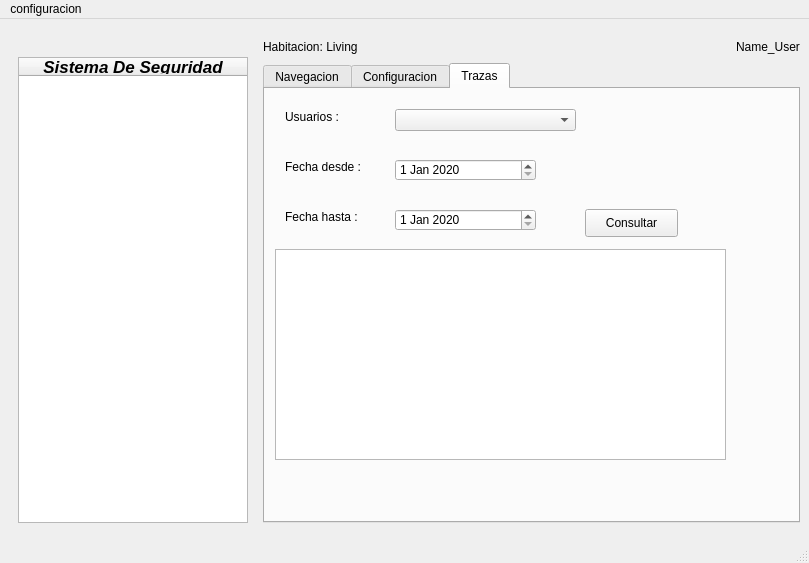
<?xml version="1.0" encoding="UTF-8"?>
<ui version="4.0">
 <class>MainWindow</class>
 <widget class="QMainWindow" name="MainWindow">
  <property name="geometry">
   <rect>
    <x>0</x>
    <y>0</y>
    <width>809</width>
    <height>563</height>
   </rect>
  </property>
  <property name="minimumSize">
   <size>
    <width>500</width>
    <height>469</height>
   </size>
  </property>
  <property name="windowTitle">
   <string>MainWindow</string>
  </property>
  <widget class="QWidget" name="centralwidget">
   <property name="sizePolicy">
    <sizepolicy hsizetype="Fixed" vsizetype="Fixed">
     <horstretch>0</horstretch>
     <verstretch>0</verstretch>
    </sizepolicy>
   </property>
   <layout class="QGridLayout" name="gridLayout_9">
    <item row="0" column="0">
     <layout class="QVBoxLayout" name="verticalLayout_Izquierdo" stretch="0,0">
      <property name="leftMargin">
       <number>9</number>
      </property>
      <property name="topMargin">
       <number>9</number>
      </property>
      <property name="rightMargin">
       <number>9</number>
      </property>
      <property name="bottomMargin">
       <number>9</number>
      </property>
      <item>
       <layout class="QHBoxLayout" name="horizontalLayout">
        <item>
         <widget class="QLabel" name="label">
          <property name="sizePolicy">
           <sizepolicy hsizetype="Preferred" vsizetype="Preferred">
            <horstretch>0</horstretch>
            <verstretch>0</verstretch>
           </sizepolicy>
          </property>
          <property name="maximumSize">
           <size>
            <width>120</width>
            <height>120</height>
           </size>
          </property>
          <property name="layoutDirection">
           <enum>Qt::LeftToRight</enum>
          </property>
          <property name="text">
           <string/>
          </property>
          <property name="pixmap">
           <pixmap resource="Imagenes.qrc">:/Imagenes/Logo.png</pixmap>
          </property>
          <property name="scaledContents">
           <bool>true</bool>
          </property>
          <property name="alignment">
           <set>Qt::AlignCenter</set>
          </property>
          <property name="wordWrap">
           <bool>false</bool>
          </property>
         </widget>
        </item>
       </layout>
      </item>
      <item>
       <widget class="QTreeWidget" name="twRooms">
        <property name="sizePolicy">
         <sizepolicy hsizetype="Expanding" vsizetype="Expanding">
          <horstretch>0</horstretch>
          <verstretch>0</verstretch>
         </sizepolicy>
        </property>
        <property name="minimumSize">
         <size>
          <width>200</width>
          <height>0</height>
         </size>
        </property>
        <property name="font">
         <font>
          <pointsize>13</pointsize>
          <weight>50</weight>
          <italic>true</italic>
          <bold>false</bold>
          <underline>false</underline>
          <strikeout>false</strikeout>
          <kerning>true</kerning>
         </font>
        </property>
        <column>
         <property name="text">
          <string>Sistema De Seguridad</string>
         </property>
         <property name="font">
          <font>
           <weight>75</weight>
           <bold>true</bold>
          </font>
         </property>
         <property name="textAlignment">
          <set>AlignCenter</set>
         </property>
        </column>
       </widget>
      </item>
     </layout>
    </item>
    <item row="0" column="1">
     <layout class="QVBoxLayout" name="verticalLayout_Derecho">
      <property name="topMargin">
       <number>9</number>
      </property>
      <property name="bottomMargin">
       <number>9</number>
      </property>
      <item>
       <layout class="QHBoxLayout" name="horizontalLayout_2">
        <item>
         <widget class="QLabel" name="lblRoom">
          <property name="sizePolicy">
           <sizepolicy hsizetype="Fixed" vsizetype="Fixed">
            <horstretch>0</horstretch>
            <verstretch>0</verstretch>
           </sizepolicy>
          </property>
          <property name="maximumSize">
           <size>
            <width>16777215</width>
            <height>30</height>
           </size>
          </property>
          <property name="text">
           <string>Habitacion: Living</string>
          </property>
         </widget>
        </item>
        <item>
         <widget class="QStackedWidget" name="stackedWidget_Temperature">
          <property name="sizePolicy">
           <sizepolicy hsizetype="Fixed" vsizetype="Fixed">
            <horstretch>0</horstretch>
            <verstretch>0</verstretch>
           </sizepolicy>
          </property>
          <property name="maximumSize">
           <size>
            <width>16777215</width>
            <height>30</height>
           </size>
          </property>
          <widget class="QWidget" name="page">
           <layout class="QGridLayout" name="gridLayout_7">
            <property name="topMargin">
             <number>0</number>
            </property>
            <property name="bottomMargin">
             <number>0</number>
            </property>
           </layout>
          </widget>
         </widget>
        </item>
        <item>
         <widget class="QStackedWidget" name="stackedWidget_RELE">
          <property name="currentIndex">
           <number>0</number>
          </property>
          <widget class="QWidget" name="page_2">
           <layout class="QHBoxLayout" name="horizontalLayout_10">
            <property name="spacing">
             <number>0</number>
            </property>
            <property name="topMargin">
             <number>0</number>
            </property>
            <property name="bottomMargin">
             <number>0</number>
            </property>
           </layout>
          </widget>
         </widget>
        </item>
        <item>
         <spacer name="horizontalSpacer">
          <property name="orientation">
           <enum>Qt::Horizontal</enum>
          </property>
          <property name="sizeHint" stdset="0">
           <size>
            <width>40</width>
            <height>20</height>
           </size>
          </property>
         </spacer>
        </item>
        <item>
         <widget class="QLabel" name="lblUser">
          <property name="sizePolicy">
           <sizepolicy hsizetype="Fixed" vsizetype="Fixed">
            <horstretch>0</horstretch>
            <verstretch>0</verstretch>
           </sizepolicy>
          </property>
          <property name="maximumSize">
           <size>
            <width>16777215</width>
            <height>30</height>
           </size>
          </property>
          <property name="text">
           <string>Name_User</string>
          </property>
         </widget>
        </item>
       </layout>
      </item>
      <item>
       <widget class="QTabWidget" name="twMenu">
        <property name="sizePolicy">
         <sizepolicy hsizetype="Expanding" vsizetype="Expanding">
          <horstretch>0</horstretch>
          <verstretch>0</verstretch>
         </sizepolicy>
        </property>
        <property name="currentIndex">
         <number>2</number>
        </property>
        <property name="tabsClosable">
         <bool>false</bool>
        </property>
        <widget class="QWidget" name="tab">
         <attribute name="title">
          <string>Navegacion</string>
         </attribute>
         <layout class="QGridLayout" name="gridLayout_2">
          <property name="bottomMargin">
           <number>0</number>
          </property>
          <item row="0" column="0">
           <widget class="QStackedWidget" name="stackedWidget_INFO">
            <property name="enabled">
             <bool>true</bool>
            </property>
            <property name="styleSheet">
             <string notr="true"/>
            </property>
            <property name="currentIndex">
             <number>-1</number>
            </property>
           </widget>
          </item>
         </layout>
        </widget>
        <widget class="QWidget" name="tab_3">
         <property name="enabled">
          <bool>true</bool>
         </property>
         <attribute name="title">
          <string>Configuracion</string>
         </attribute>
         <layout class="QGridLayout" name="gridLayout_3" columnstretch="5,3">
          <item row="1" column="1">
           <widget class="QGroupBox" name="groupBox_4">
            <property name="title">
             <string>Eliminar Habitacion</string>
            </property>
            <layout class="QVBoxLayout" name="verticalLayout_2">
             <item>
              <widget class="QListWidget" name="lwRooms"/>
             </item>
             <item>
              <layout class="QHBoxLayout" name="horizontalLayout_5">
               <item>
                <widget class="QPushButton" name="pushButton_EliminarHabitacion">
                 <property name="sizePolicy">
                  <sizepolicy hsizetype="Fixed" vsizetype="Fixed">
                   <horstretch>0</horstretch>
                   <verstretch>0</verstretch>
                  </sizepolicy>
                 </property>
                 <property name="text">
                  <string>Eliminar</string>
                 </property>
                </widget>
               </item>
              </layout>
             </item>
            </layout>
           </widget>
          </item>
          <item row="0" column="0">
           <widget class="QGroupBox" name="groupBox">
            <property name="title">
             <string>Ingresar Usuario</string>
            </property>
            <layout class="QVBoxLayout" name="verticalLayout_3" stretch="0,0">
             <item>
              <layout class="QGridLayout" name="gridLayout_4">
               <item row="0" column="1">
                <widget class="QLineEdit" name="lineEdit_Usuario"/>
               </item>
               <item row="1" column="1">
                <widget class="QLineEdit" name="lineEdit_Contrasenia">
                 <property name="echoMode">
                  <enum>QLineEdit::Password</enum>
                 </property>
                </widget>
               </item>
               <item row="3" column="1">
                <widget class="QLineEdit" name="lineEdit_RepitaContrasenia">
                 <property name="echoMode">
                  <enum>QLineEdit::Password</enum>
                 </property>
                </widget>
               </item>
               <item row="3" column="0">
                <widget class="QLabel" name="label_5">
                 <property name="text">
                  <string>Repita su Contraseña</string>
                 </property>
                </widget>
               </item>
               <item row="0" column="0">
                <widget class="QLabel" name="label_3">
                 <property name="text">
                  <string>Usuario</string>
                 </property>
                </widget>
               </item>
               <item row="1" column="0">
                <widget class="QLabel" name="label_4">
                 <property name="text">
                  <string>Contraseña</string>
                 </property>
                </widget>
               </item>
              </layout>
             </item>
             <item>
              <layout class="QHBoxLayout" name="horizontalLayout_7">
               <item>
                <widget class="QPushButton" name="pushButton_GuardarUsuario">
                 <property name="sizePolicy">
                  <sizepolicy hsizetype="Fixed" vsizetype="Fixed">
                   <horstretch>0</horstretch>
                   <verstretch>0</verstretch>
                  </sizepolicy>
                 </property>
                 <property name="text">
                  <string>Guardar</string>
                 </property>
                </widget>
               </item>
              </layout>
             </item>
            </layout>
           </widget>
          </item>
          <item row="0" column="1">
           <widget class="QGroupBox" name="groupBox_2">
            <property name="title">
             <string>Eliminar Usuario</string>
            </property>
            <layout class="QVBoxLayout" name="verticalLayout">
             <item>
              <widget class="QListWidget" name="lwUsers"/>
             </item>
             <item>
              <layout class="QHBoxLayout" name="horizontalLayout_3">
               <item>
                <widget class="QPushButton" name="pushButton_EliminarUsuario">
                 <property name="sizePolicy">
                  <sizepolicy hsizetype="Fixed" vsizetype="Fixed">
                   <horstretch>0</horstretch>
                   <verstretch>0</verstretch>
                  </sizepolicy>
                 </property>
                 <property name="text">
                  <string>Eliminar</string>
                 </property>
                </widget>
               </item>
              </layout>
             </item>
            </layout>
           </widget>
          </item>
          <item row="1" column="0">
           <widget class="QGroupBox" name="groupBox_3">
            <property name="title">
             <string>Insertar Habitacion</string>
            </property>
            <layout class="QVBoxLayout" name="verticalLayout_4" stretch="0,0,0">
             <property name="leftMargin">
              <number>9</number>
             </property>
             <property name="topMargin">
              <number>9</number>
             </property>
             <property name="rightMargin">
              <number>9</number>
             </property>
             <property name="bottomMargin">
              <number>9</number>
             </property>
             <item>
              <layout class="QGridLayout" name="gridLayout_6">
               <item row="0" column="0">
                <widget class="QLabel" name="label_6">
                 <property name="text">
                  <string>Nombre</string>
                 </property>
                </widget>
               </item>
               <item row="1" column="0">
                <widget class="QLabel" name="label_8">
                 <property name="text">
                  <string>Camara</string>
                 </property>
                </widget>
               </item>
               <item row="0" column="1">
                <widget class="QLineEdit" name="lineEdit_NombreHabitacion"/>
               </item>
               <item row="1" column="1">
                <layout class="QHBoxLayout" name="horizontalLayout_6">
                 <item>
                  <widget class="QSpinBox" name="spinBox">
                   <property name="sizePolicy">
                    <sizepolicy hsizetype="Fixed" vsizetype="Fixed">
                     <horstretch>0</horstretch>
                     <verstretch>0</verstretch>
                    </sizepolicy>
                   </property>
                   <property name="maximum">
                    <number>2</number>
                   </property>
                  </widget>
                 </item>
                 <item>
                  <spacer name="horizontalSpacer_2">
                   <property name="orientation">
                    <enum>Qt::Horizontal</enum>
                   </property>
                   <property name="sizeHint" stdset="0">
                    <size>
                     <width>40</width>
                     <height>20</height>
                    </size>
                   </property>
                  </spacer>
                 </item>
                 <item>
                  <widget class="QCheckBox" name="checkBox_Alarma">
                   <property name="text">
                    <string>Tiene Alarma</string>
                   </property>
                  </widget>
                 </item>
                </layout>
               </item>
              </layout>
             </item>
             <item>
              <layout class="QHBoxLayout" name="horizontalLayout_8" stretch="1,0">
               <item>
                <layout class="QGridLayout" name="gridLayout_5" columnstretch="0,0">
                 <item row="1" column="0">
                  <widget class="QLabel" name="label_7">
                   <property name="text">
                    <string>Temperatura</string>
                   </property>
                  </widget>
                 </item>
                 <item row="1" column="1">
                  <widget class="QCheckBox" name="checkBox_Temperatura">
                   <property name="text">
                    <string/>
                   </property>
                  </widget>
                 </item>
                 <item row="2" column="0">
                  <widget class="QLabel" name="label_9">
                   <property name="text">
                    <string>Dimerizado</string>
                   </property>
                  </widget>
                 </item>
                 <item row="2" column="1">
                  <widget class="QCheckBox" name="checkBox_Dimerizado">
                   <property name="text">
                    <string/>
                   </property>
                  </widget>
                 </item>
                </layout>
               </item>
               <item>
                <layout class="QGridLayout" name="gridLayout_8" columnstretch="0,0">
                 <item row="0" column="1">
                  <widget class="QCheckBox" name="checkBox_Riel">
                   <property name="text">
                    <string/>
                   </property>
                  </widget>
                 </item>
                 <item row="1" column="0">
                  <widget class="QLabel" name="label_11">
                   <property name="text">
                    <string>Sensor de Puerta</string>
                   </property>
                  </widget>
                 </item>
                 <item row="0" column="0">
                  <widget class="QLabel" name="label_12">
                   <property name="text">
                    <string>Riel</string>
                   </property>
                  </widget>
                 </item>
                 <item row="1" column="1">
                  <layout class="QHBoxLayout" name="horizontalLayout_9">
                   <item>
                    <widget class="QCheckBox" name="checkBox_Sensor">
                     <property name="text">
                      <string/>
                     </property>
                    </widget>
                   </item>
                  </layout>
                 </item>
                </layout>
               </item>
              </layout>
             </item>
             <item>
              <layout class="QHBoxLayout" name="horizontalLayout_4">
               <item>
                <widget class="QPushButton" name="pushButton_InsertarHabitacion">
                 <property name="sizePolicy">
                  <sizepolicy hsizetype="Fixed" vsizetype="Fixed">
                   <horstretch>0</horstretch>
                   <verstretch>0</verstretch>
                  </sizepolicy>
                 </property>
                 <property name="text">
                  <string>Guardar</string>
                 </property>
                </widget>
               </item>
              </layout>
             </item>
            </layout>
           </widget>
          </item>
         </layout>
        </widget>
        <widget class="QWidget" name="tab_2">
         <attribute name="title">
          <string>Trazas</string>
         </attribute>
         <widget class="QTableView" name="tvLogs">
          <property name="geometry">
           <rect>
            <x>10</x>
            <y>160</y>
            <width>451</width>
            <height>211</height>
           </rect>
          </property>
         </widget>
         <widget class="QDateEdit" name="deDateTo">
          <property name="geometry">
           <rect>
            <x>130</x>
            <y>120</y>
            <width>141</width>
            <height>22</height>
           </rect>
          </property>
          <property name="dateTime">
           <datetime>
            <hour>0</hour>
            <minute>0</minute>
            <second>0</second>
            <year>2020</year>
            <month>1</month>
            <day>1</day>
           </datetime>
          </property>
         </widget>
         <widget class="QLabel" name="lblDateFrom_2">
          <property name="geometry">
           <rect>
            <x>20</x>
            <y>120</y>
            <width>91</width>
            <height>16</height>
           </rect>
          </property>
          <property name="text">
           <string>Fecha hasta :</string>
          </property>
         </widget>
         <widget class="QPushButton" name="btnInput">
          <property name="geometry">
           <rect>
            <x>320</x>
            <y>120</y>
            <width>93</width>
            <height>28</height>
           </rect>
          </property>
          <property name="text">
           <string>Consultar</string>
          </property>
         </widget>
         <widget class="QLabel" name="lblUsers">
          <property name="geometry">
           <rect>
            <x>20</x>
            <y>20</y>
            <width>81</width>
            <height>16</height>
           </rect>
          </property>
          <property name="text">
           <string>Usuarios : </string>
          </property>
         </widget>
         <widget class="QDateEdit" name="deDateFrom">
          <property name="geometry">
           <rect>
            <x>130</x>
            <y>70</y>
            <width>141</width>
            <height>22</height>
           </rect>
          </property>
          <property name="dateTime">
           <datetime>
            <hour>0</hour>
            <minute>0</minute>
            <second>0</second>
            <year>2020</year>
            <month>1</month>
            <day>1</day>
           </datetime>
          </property>
         </widget>
         <widget class="QComboBox" name="cmbUsers">
          <property name="geometry">
           <rect>
            <x>130</x>
            <y>20</y>
            <width>181</width>
            <height>22</height>
           </rect>
          </property>
         </widget>
         <widget class="QLabel" name="lblDateFrom">
          <property name="geometry">
           <rect>
            <x>20</x>
            <y>70</y>
            <width>101</width>
            <height>16</height>
           </rect>
          </property>
          <property name="text">
           <string>Fecha desde :</string>
          </property>
         </widget>
        </widget>
       </widget>
      </item>
     </layout>
    </item>
   </layout>
  </widget>
  <widget class="QMenuBar" name="menubar">
   <property name="geometry">
    <rect>
     <x>0</x>
     <y>0</y>
     <width>809</width>
     <height>20</height>
    </rect>
   </property>
   <widget class="QMenu" name="menuconfiguracion">
    <property name="title">
     <string>configuracion</string>
    </property>
    <addaction name="actionComunicacionSerial"/>
    <addaction name="actionSalit"/>
   </widget>
   <addaction name="menuconfiguracion"/>
  </widget>
  <widget class="QStatusBar" name="statusbar"/>
  <action name="actionComunicacionSerial">
   <property name="text">
    <string>ComunicacionSerial</string>
   </property>
  </action>
  <action name="actionSalit">
   <property name="text">
    <string>Salir</string>
   </property>
  </action>
 </widget>
 <resources>
  <include location="Imagenes.qrc"/>
 </resources>
 <connections/>
</ui>
